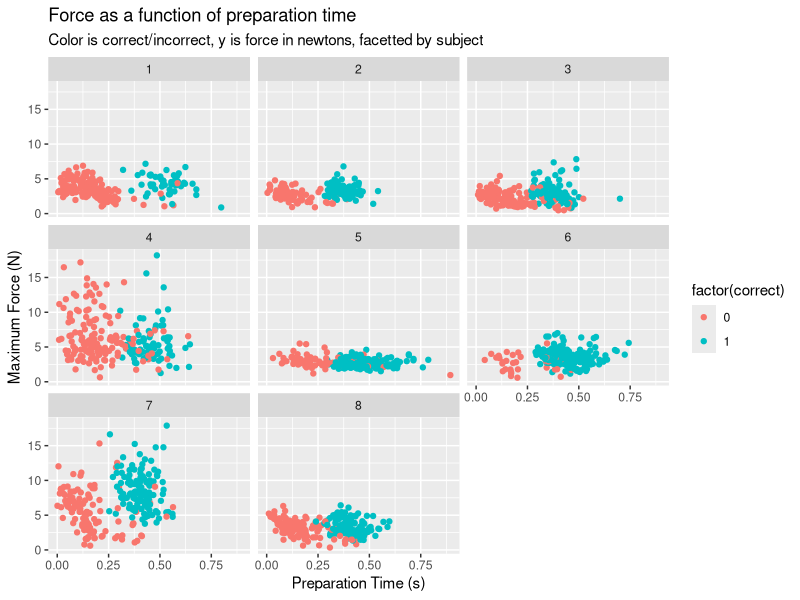
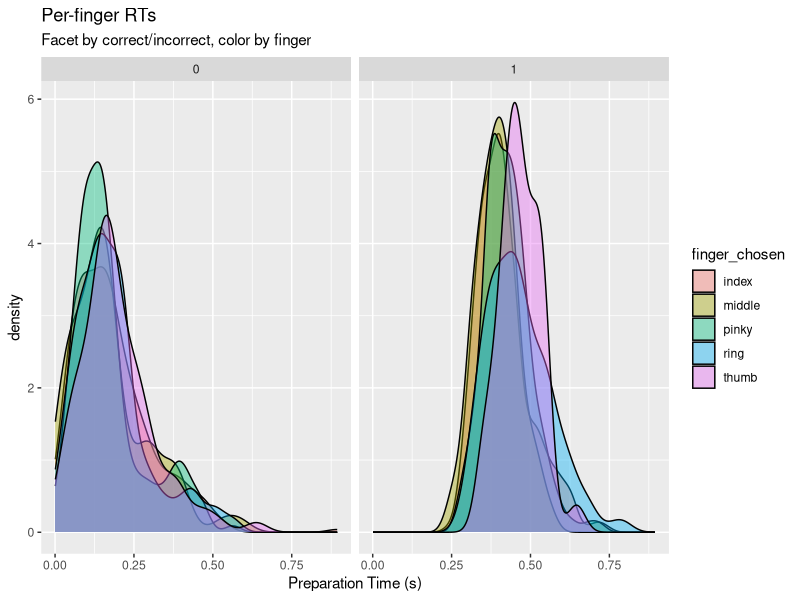
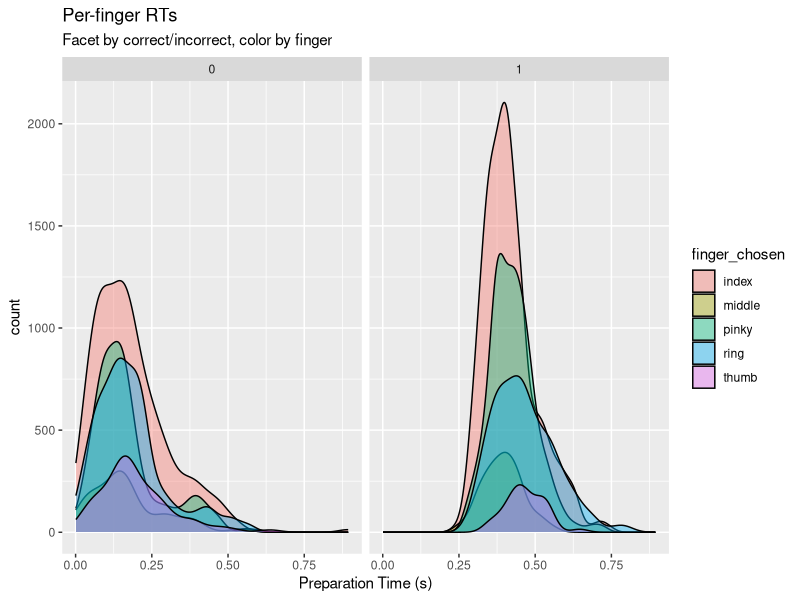
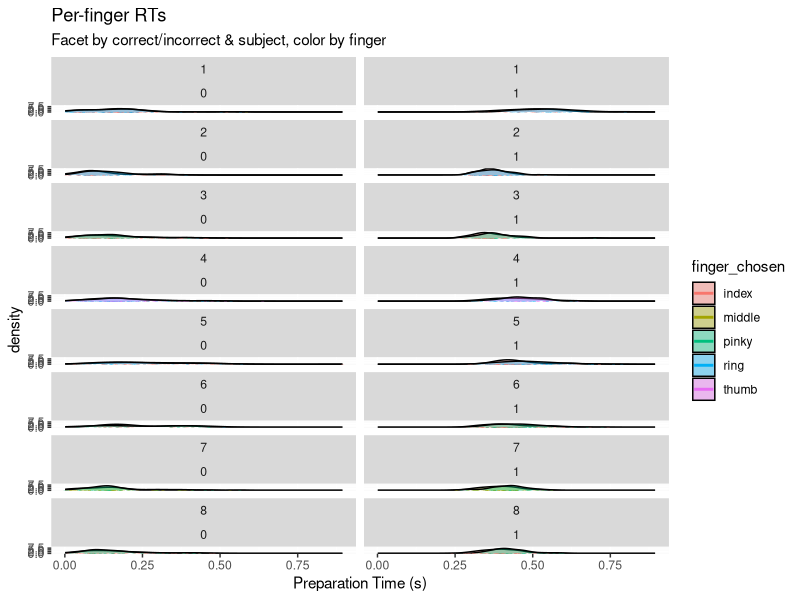
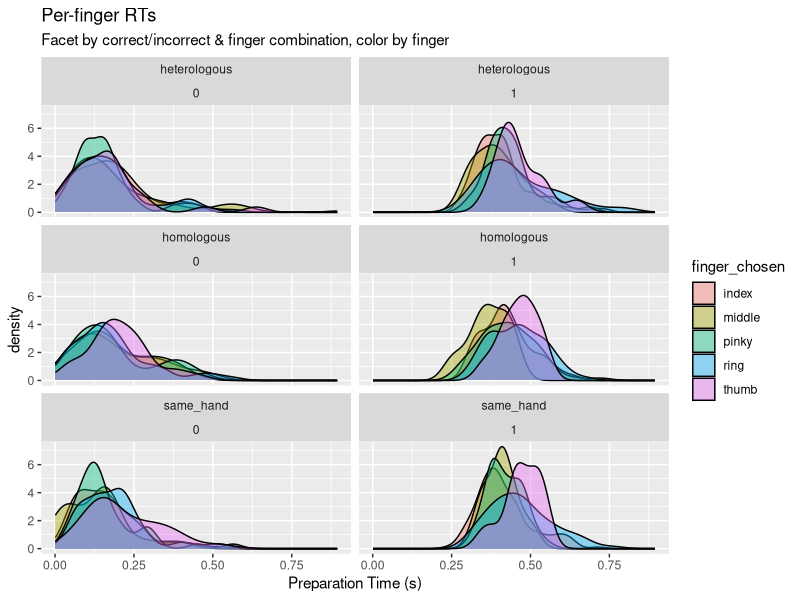
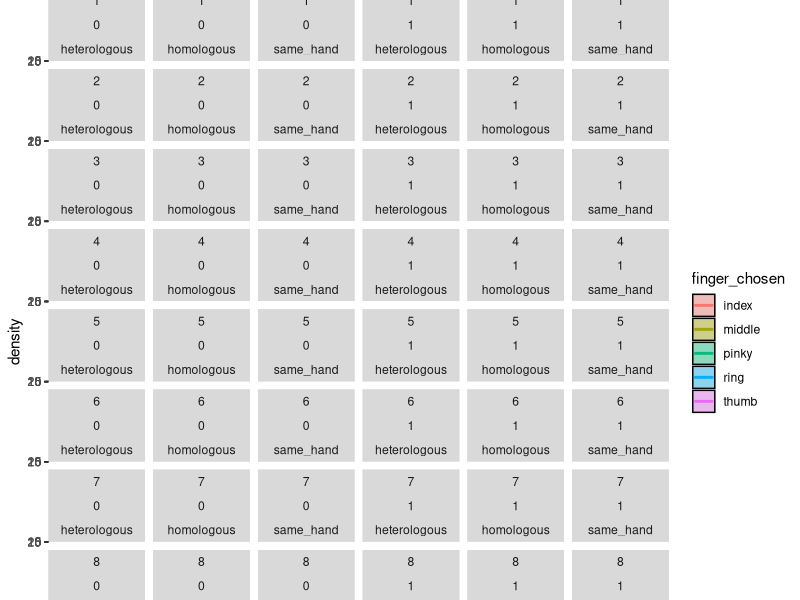
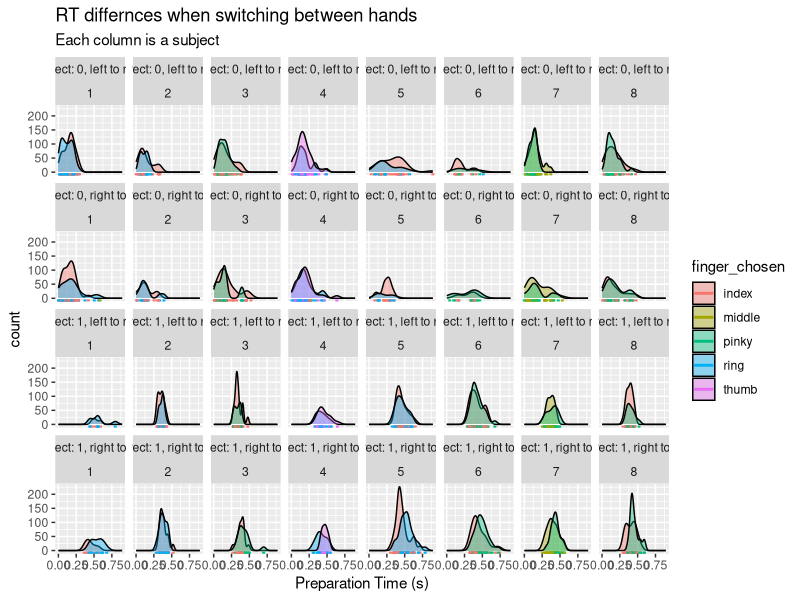
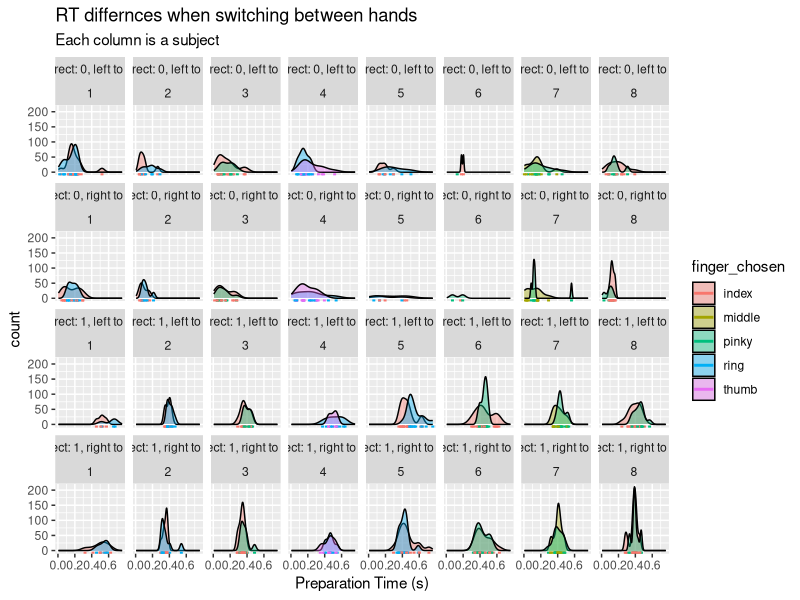

These charts were generated, in order, by the following R code:
## ---- chunk 1
knitr::opts_chunk$set(echo = FALSE, warning = FALSE, message = FALSE)
## ---- chunk 2
library(data.table)
library(ggplot2)

dat <-  fread('extended_data.csv') # comes from matlab file write_extended_data.m
dat <- dat[real_prep_time > 0]
dat <- dat[first_image != second_image]
dat <- dat[!is.nan(first_press)]
dat[, 'first_hand' := ifelse(first_image > 5, 'right', 'left')]
dat[, 'second_hand' := ifelse(second_image > 5, 'right', 'left')]

fings <- c('pinky', 'ring', 'middle', 'index', 'thumb')
fingers <- data.frame(first_image = 1:10, finger1 = c(fings, rev(fings)))
dat <- merge(dat, fingers, by = 'first_image', sort = FALSE)
names(fingers) <- c('second_image', 'finger2')
dat <- merge(dat, fingers, by = 'second_image', sort = FALSE)

dat[, 'label' := ifelse(first_hand == second_hand, 'same_hand',
                        ifelse(finger1 == finger2, 'homologous', 'heterologous'))]
names(dat)[17:18] <- c('first_finger', 'second_finger')

dat[, 'hand_chosen' := ifelse(first_press > 5, 'right', 'left')]
names(fingers) <- c('first_press', 'finger_chosen')
dat <- merge(dat, fingers, by = 'first_press', sort = FALSE)

## ---- chunk 3

ggplot(dat, aes(x = real_prep_time, y = max_force, colour = factor(correct))) + 
  geom_point() + 
  facet_wrap(~id) +
  labs(x = 'Preparation Time (s)',
       y = 'Maximum Force (N)',
       title = 'Force as a function of preparation time',
       subtitle = 'Color is correct/incorrect, y is force in newtons, facetted by subject')
## ---- chunk 4
tmp <- dat[, list(mean(max_force), sd(max_force)), by = c('correct', 'id')]
names(tmp)[3:4] <- c('mean', 'sd')
print(tmp)
## ---- chunk 5
# RT choice density, group by finger & facet by correct
ggplot(dat, aes(x = real_prep_time, fill = finger_chosen)) + 
  geom_density(alpha = 0.4) + 
  facet_wrap(~correct) +
  labs(x = 'Preparation Time (s)', 
       title = 'Per-finger RTs',
       subtitle = 'Facet by correct/incorrect, color by finger')
## ---- chunk 6
# RT choice density, group by finger & facet by correct
ggplot(dat, aes(x = real_prep_time, fill = finger_chosen)) + 
  geom_density(alpha = 0.4, aes(y = ..count..)) + 
  facet_wrap(~correct) +
  labs(x = 'Preparation Time (s)', 
       title = 'Per-finger RTs',
       subtitle = 'Facet by correct/incorrect, color by finger')
## ---- chunk 7
ggplot(dat, aes(x = real_prep_time, fill = finger_chosen)) + 
  geom_density(alpha = 0.4) + 
  facet_wrap(id~correct, ncol = 2) +
  geom_rug(aes(colour = finger_chosen), size = 1) +
  labs(x = 'Preparation Time (s)', 
     title = 'Per-finger RTs',
     subtitle = 'Facet by correct/incorrect & subject, color by finger')
## ---- chunk 8
ggplot(dat, aes(x = real_prep_time, fill = finger_chosen)) + 
  geom_density(alpha = 0.4) + 
  facet_wrap(label ~ correct, ncol = 2) +
  labs(x = 'Preparation Time (s)', 
       title = 'Per-finger RTs',
       subtitle = 'Facet by correct/incorrect & finger combination, color by finger')
## ---- chunk 9
ggplot(dat, aes(x = real_prep_time, fill = finger_chosen)) + 
  geom_density(alpha = 0.4) + 
  facet_wrap(id + correct ~ label, ncol = 6) +
  geom_rug(aes(colour = finger_chosen), size = 1) +
  labs(x = 'Preparation Time (s)', 
       title = 'Per-finger RTs',
       subtitle = 'Facet by correct/incorrect & finger combination & subject, color by finger')
## ---- chunk 10
ggplot(dat[first_hand != second_hand], aes(x = real_prep_time, fill = finger_chosen)) + 
  geom_density(alpha = 0.4, aes(y = ..count..)) + 
    geom_rug(aes(colour = finger_chosen), size = 1) +
  facet_wrap(paste0('correct: ', correct, ', ', first_hand, ' to ', second_hand) ~ id, nrow = 4) +
  labs(x = 'Preparation Time (s)', 
       title = 'RT differnces when switching between hands',
       subtitle = 'Each column is a subject')
## ---- chunk 11
ggplot(dat[first_hand == second_hand], aes(x = real_prep_time, fill = finger_chosen)) + 
  geom_density(alpha = 0.4, aes(y = ..count..)) + 
    geom_rug(aes(colour = finger_chosen), size = 1) +
  facet_wrap(paste0('correct: ', correct, ', ', first_hand, ' to ', second_hand) ~ id, nrow = 4) +
  labs(x = 'Preparation Time (s)', 
       title = 'RT differnces when switching between hands',
       subtitle = 'Each column is a subject')
